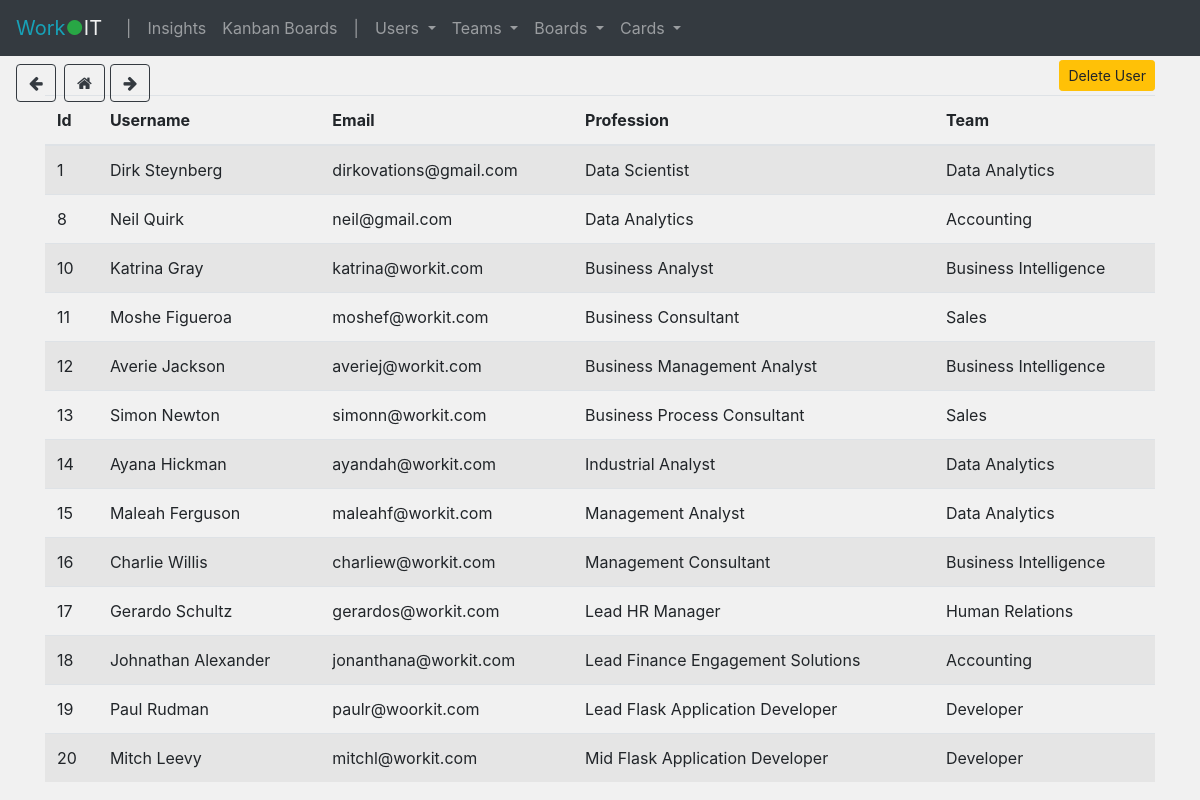
The app's page /user_list with its own data.
### tables this page shows
CREATE TABLE user(id INTEGER PRIMARY KEY AUTOINCREMENT,name TEXT,email TEXT,title TEXT,card TEXT,team TEXT,profile BLOB);

### app.py (the view)
@app.route('/user_list')
def user_list():
    users = get_users()
    teams = get_teams()
    return render_template('user_list.html', users=users, teams=teams)

### scripts.py (called while the page is built)
def get_teams():
    con_teams = sqlite3.connect("database.db")
    con_teams.row_factory = sqlite3.Row
    cur = con_teams.cursor()
    cur.execute("SELECT * FROM team")
    teams = cur.fetchall()
    con_teams.close()
    return teams

def get_users():
    con_users = sqlite3.connect("database.db")
    con_users.row_factory = sqlite3.Row
    cur = con_users.cursor()
    cur.execute("SELECT * FROM user")
    users = cur.fetchall()
    con_users.close()
    return users

### templates/user_list.html (shortened to what this page needs)
{% extends "base.html" %}
{% block head %}
    {{ super() }}
{% endblock %}
{% block content %}
    <div class="text-right mt-1 mb-1">
        <button type="button" class="btn btn-warning btn-sm" data-toggle="modal" data-target="#delete-user">
            Delete User
        </button>
    </div>
    <table class="table table-striped" id="name-list">
        <thead>
        <tr>
            <th>Id</th>
            <th>Username</th>
            <th>Email</th>
            <th>Profession</th>
            <th>Team</th>
        </tr>
        </thead>
        <tbody>
        {% for user in users %}
            <tr>
                <td>{{ user['id'] }}</td>
                <td>{{ user['name'] }}</td>
                <td>{{ user['email'] }}</td>
                <td>{{ user['title'] }}</td>
                <td>{{ user['team'] }}</td>
            </tr>
        {% endfor %}
        </tbody>
    </table>
{% endblock %}

### static/insights.css (style rules this page uses)
body { opacity: 1; transition: 0.7s opacity; background-color: #f1f1f1; }

### records on screen
user: id "1", name "Dirk Steynberg", email "dirkovations@gmail.com", title "Data Scientist", team "Data Analytics"
user: id "8", name "Neil Quirk", email "neil@gmail.com", title "Data Analytics", team "Accounting"
user: id "10", name "Katrina Gray", email "katrina@workit.com", title "Business Analyst", team "Business Intelligence"
user: id "11", name "Moshe Figueroa", email "moshef@workit.com", title "Business Consultant", team "Sales"
user: id "12", name "Averie Jackson", email "averiej@workit.com", title "Business Management Analyst", team "Business Intelligence"
user: id "13", name "Simon Newton", email "simonn@workit.com", title "Business Process Consultant", team "Sales"
user: id "14", name "Ayana Hickman", email "ayandah@workit.com", title "Industrial Analyst", team "Data Analytics"
user: id "15", name "Maleah Ferguson", email "maleahf@workit.com", title "Management Analyst", team "Data Analytics"
user: id "16", name "Charlie Willis", email "charliew@workit.com", title "Management Consultant", team "Business Intelligence"
user: id "17", name "Gerardo Schultz", email "gerardos@workit.com", title "Lead HR Manager", team "Human Relations"
user: id "18", name "Johnathan Alexander", email "jonanthana@workit.com", title "Lead Finance Engagement Solutions", team "Accounting"
user: id "19", name "Paul Rudman", email "paulr@woorkit.com", title "Lead Flask Application Developer", team "Developer"
user: id "20", name "Mitch Leevy", email "mitchl@workit.com", title "Mid Flask Application Developer", team "Developer"
